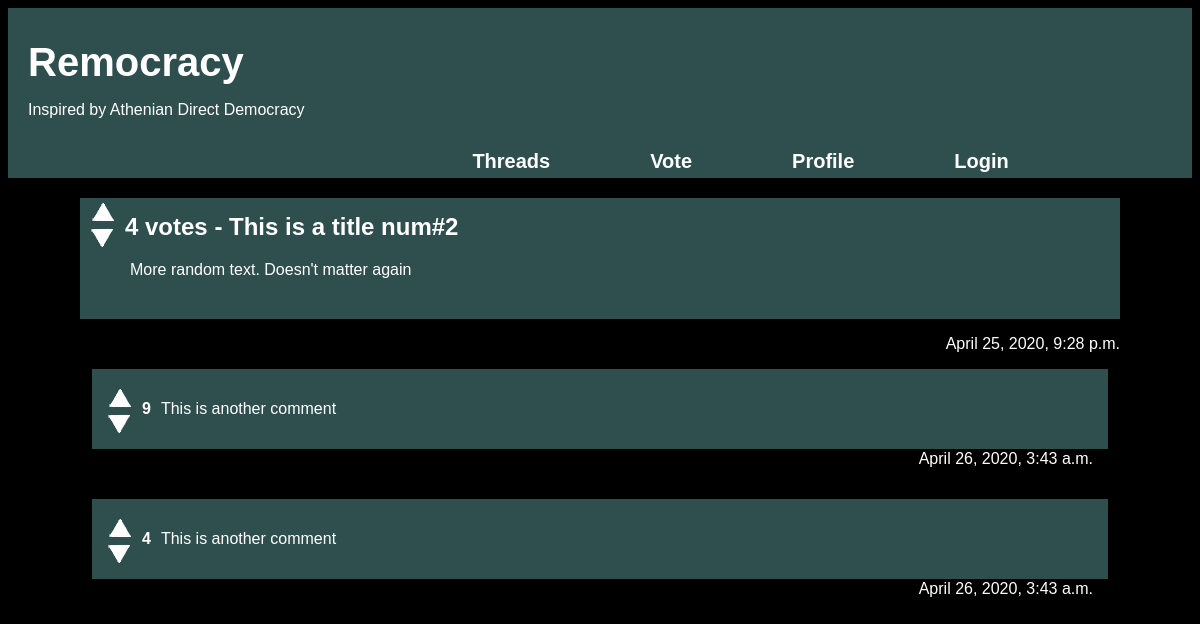
/threads/2/, run on the app's committed database.
### threads/models.py (models this page shows, shortened)
class Thread(models.Model):
	title = models.CharField(max_length=50)
	text = models.CharField(max_length=250)
	createDate = models.DateTimeField('date created')
	votes = models.IntegerField(default=0)
	siteUser = models.ForeignKey(SiteUser,on_delete=models.CASCADE)

class Comment(models.Model):
	text = models.CharField(max_length=250)
	createDate = models.DateTimeField('date created')
	votes = models.IntegerField(default=0)
	thread = models.ForeignKey(Thread,on_delete=models.CASCADE)
	siteUser = models.ForeignKey(SiteUser,on_delete=models.CASCADE)

### threads/views.py (the view)
# urls.py: path('<int:threadID>/',views.detailThread,name='detailThread'),
def detailThread(request,threadID):
	thread = Thread.objects.get(pk=threadID)
	comments = thread.comment_set.all()
	context = {
		'thread':thread,
		'comments':comments
	}
	return render(request,'threads/detailThread.html',context)

### threads/templates/threads/detailThread.html
{% extends 'threads/base.html' %}
{% block content %}
<div class="detailThread">
	<div class="arrows">
		<a href="{% url 'voteThread' thread.id 1 'detail' %}"><div class="upArrow"></div></a>
		<a href="{% url 'voteThread' thread.id -1 'detail' %}"><div class="downArrow"></div></a>
	</div>
	<h2> {{thread.votes}} votes - {{thread.title}}</h2>
	<p>{{thread.text}}</p>
	<p class="detailDate">{{thread.createDate}}</p>
</div>
<div class='commentsContainer'>
	{% for comment in comments %}
	<div class='comment'>
		<div class='comArrowHolder'>
			<a href="{% url 'voteComment' thread.id comment.id 1 %}"><div class='upArrowCom'></div></a>
			<a href="{% url 'voteComment' thread.id comment.id -1 %}"><div class='downArrowCom'></div></a>
		</div>
		<p class='comVote'><b>{{comment.votes}}</b></p>
		<p>{{comment.text}}</p>
		<p class='commentDate'>{{comment.createDate}}</p>
	</div>
	{% endfor %}
</div>
{% endblock %}

### threads/static/threads/styles.css (style rules this page uses)
body { font-family:Arial,Helvetica,sans-serif; background-color: black; }
.arrows { float:left; padding-right: 10px; padding-left:10px; }
.upArrow { background-image: url('upArrow.png'); height:25px; width:25px; display: inline-block; }
.downArrow { background-image: url('downArrow.png'); height:25px; width:25px; }
.upArrowCom { background-image: url('upArrow.png'); height:25px; width:25px; }
.downArrowCom { background-image: url('downArrow.png'); height:25px; width:25px; }
.detailThread p { padding-left: 50px; }
.detailThread { background-color: #2F4F4F; padding-bottom: 3vh; color:white; display:block; margin-left: 6vw; margin-right: 6vw; }
.detailDate { float:right; padding-top: 3vh; }
.detailThread h2 { padding-top: 15px; }
.comment { background-color: #2F4F4F; color:white; margin-right: 7vw; margin-left: 7vw; margin-top: 50px; padding:15px; }
.commentDate { float:right; }
.comArrowHolder { float:left; padding-right: 10px; }
.comVote { float:left; padding-right: 10px; }

### data on the page
Thread: votes "4", title "This is a title num#2", text "More random text. Doesn't matter again", createDate "April 25, 2020, 9:28 p.m."
Comment: votes "9", text "This is another comment", createDate "April 26, 2020, 3:43 a.m."
Comment: votes "4", text "This is another comment", createDate "April 26, 2020, 3:43 a.m."
